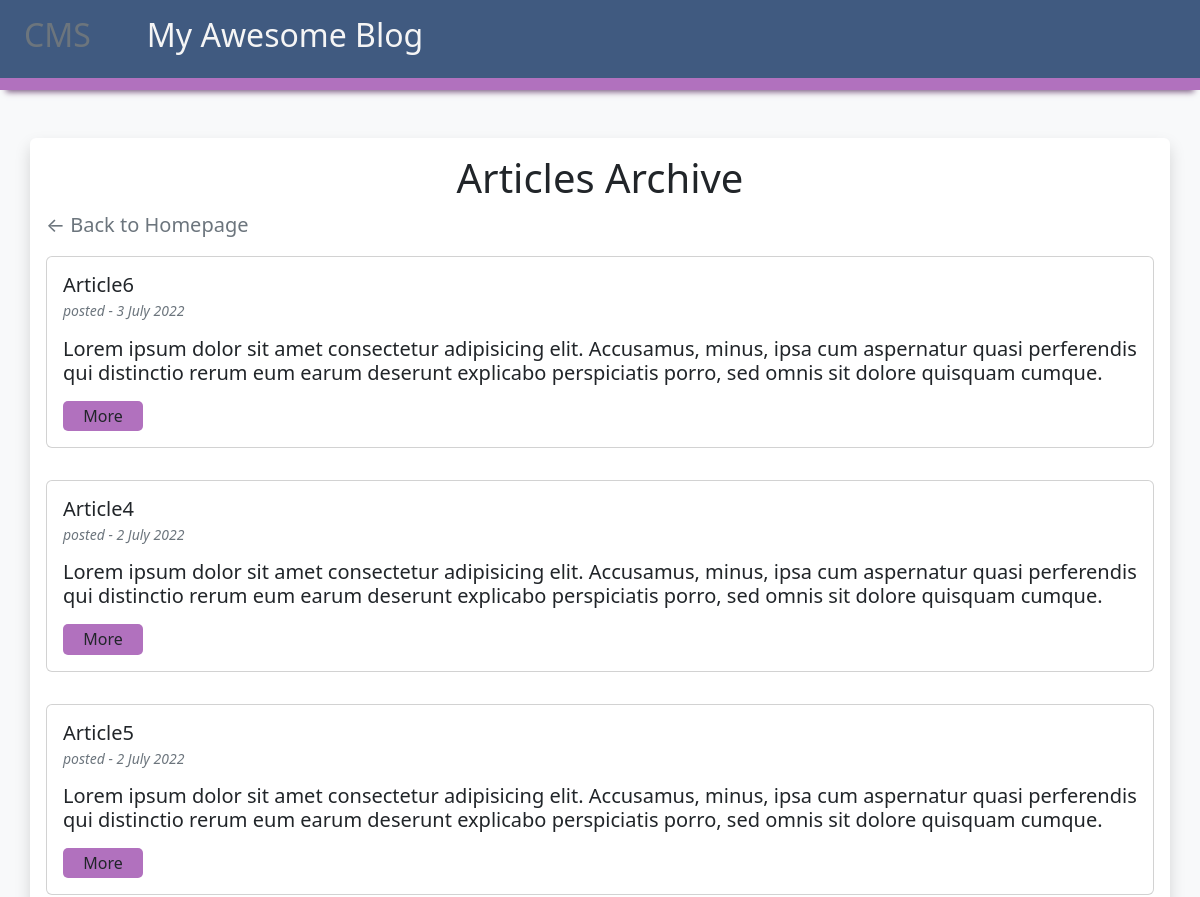
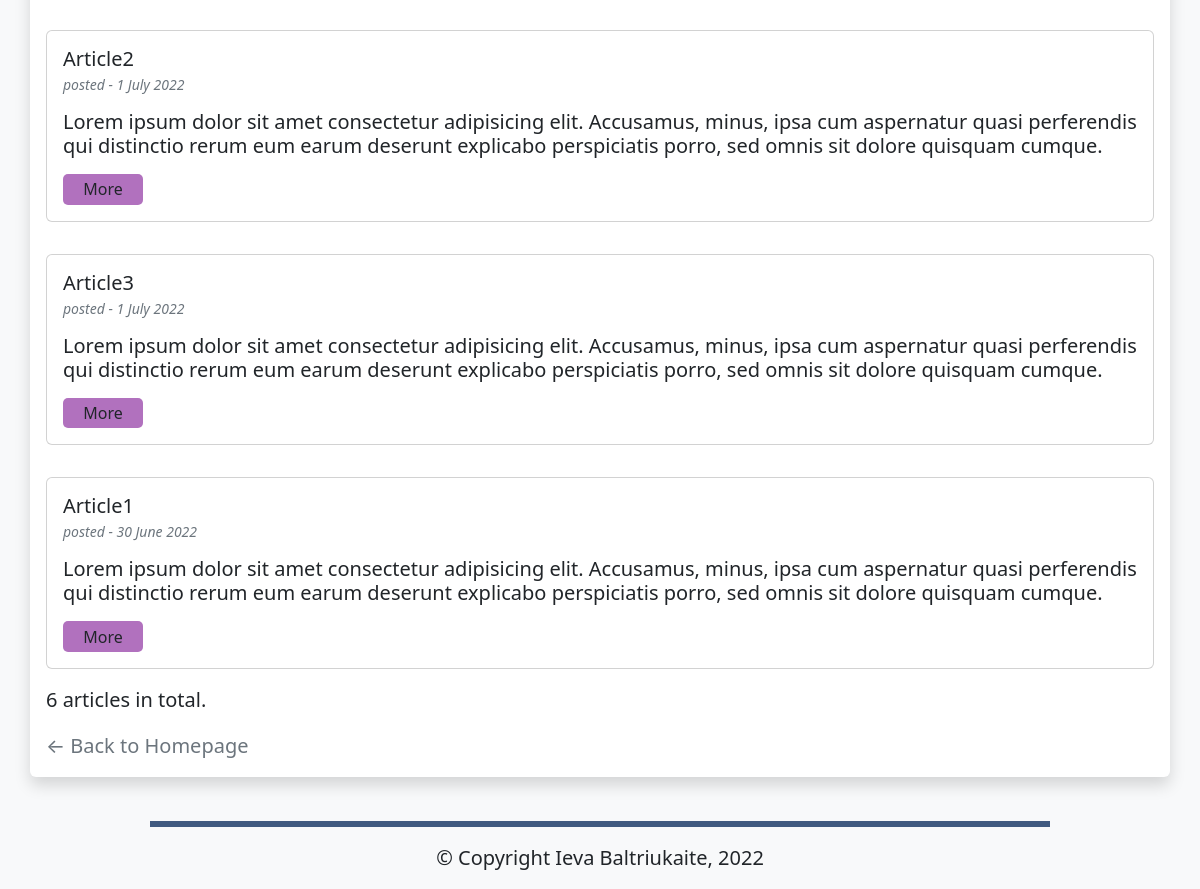
Screenshot of /?action=archive with the database file from the repository (2 pictures, top to bottom).
### tables this page shows
CREATE TABLE `articles` (
  `id` int(11) NOT NULL AUTO_INCREMENT,
  `title` varchar(255) DEFAULT NULL,
  `summary` text DEFAULT NULL,
  `content` text DEFAULT NULL,
  `publicationDate` date DEFAULT NULL,
  PRIMARY KEY (`id`)
);

### classes/Article.php (called while the page is built, shortened)
<?php
class Article {
  public function __construct( $data=array() ) {
    if ( isset( $data['id'] ) ) $this->id = (int) $data['id'];
    if ( isset( $data['title'] ) ) $this->title = $data['title'];
    if ( isset( $data['summary'] ) ) $this->summary = $data['summary'];
    if ( isset( $data['publicationDate'] ) ) $this->publicationDate = (int) $data['publicationDate'];
  }
  public static function getList( $numRows=1000000 ) {
    $conn = new PDO( DB_DSN, DB_USERNAME, DB_PASSWORD );
    $sql = "SELECT SQL_CALC_FOUND_ROWS *, UNIX_TIMESTAMP(publicationDate) AS publicationDate FROM articles
    ORDER BY publicationDate
    DESC LIMIT :numRows";
    $st = $conn->prepare( $sql );
    $st->bindValue( ":numRows", $numRows, PDO::PARAM_INT );
    $st->execute();
    $list = array();
    while ( $row = $st->fetch() ) {
      $article = new Article( $row );
      $list[] = $article;
    }
    $sql = "SELECT FOUND_ROWS() AS totalRows";
    $totalRows = $conn->query( $sql )->fetch();
    return ( array ( "results" => $list, "totalRows" => $totalRows[0] ) );
  }
}
?>

### templates/archive.php (the view)
<?php
require_once 'templates/includes/header.php' ?>
<div
    class="wrapper container d-flex flex-column justify-content-center align-items-center shadow p-3 mt-5 bg-body rounded">
    <h1>Articles Archive</h1>
    <a class="align-self-start text-decoration-none text-secondary fs-5" href="./">&larr; Back to Homepage</a>
    <?php foreach ($results['articles'] as $article ) { ?>
    <div class="card w-100 m-3">
        <div class="card-body">
            <h5 class="card-title"><?php echo $article->title?></h5>
            <h6 class="card-subtitle mb-2 text-muted"><small class="fst-italic"> posted -
                    <?php echo date('j F Y', $article->publicationDate)?>
                </small></h6>
            <p class="card-text"><?php echo $article->summary?></p>
            <a class="more-btn d-block me-auto text-decoration-none text-dark text-center"
                href=".?action=viewArticle&amp;articleId=<?php echo $article->id?>">More</a>
        </div>
    </div>
    <?php } ?>
    <div class="fs-5 align-self-start">
        <p><?php echo $results['totalRows']?> article<?php echo ( $results['totalRows'] != 1 ) ? 's' : '' ?> in total.
        </p>
        <a class="text-decoration-none text-secondary" href="./">&larr; Back to Homepage</a>
    </div>
</div>
<?php
require_once 'templates/includes/footer.php' ?>

### index.php (shortened to what this page needs)
<?php
$action = isset( $_GET['action'] ) ? $_GET['action'] : "";
switch ( $action ) {
  case 'archive':
    archive();
    break;
}
function archive() {
  $results = array();
  $data = Article::getList();
  $results['articles'] = $data['results'];
  $results['totalRows'] = $data['totalRows'];
  $results['pageTitle'] = "Article Archive";
  require( TEMPLATE_PATH . "/archive.php" );
}
?>

### templates/includes/header.php (shortened to what this page needs)
<!DOCTYPE html>
<html lang="en">
<head>
    <link rel="stylesheet" href="assets/style.css">
    <link rel="stylesheet" href="../../assets/style.css">
    <link rel="stylesheet" href="../assets/style.css">
    <link href="https://cdn.jsdelivr.net/npm/bootstrap@5.2.0-beta1/dist/css/bootstrap.min.css" rel="stylesheet"
>
    <link rel="stylesheet" href="https://cdnjs.cloudflare.com/ajax/libs/font-awesome/6.1.1/css/all.min.css"
 />
</head>
<body class="bg-light">
    <div class="website-nav d-flex fs-5 justify-content-start container-fluid p-3">
        <h2 class="text-secondary mx-2">CMS</h2>
        <h2 class="mx-5">My Awesome Blog</h2>
    </div>

### templates/includes/footer.php (shortened to what this page needs)
<footer class="fs-5 fixed-bottom text-center bg-light pb-3">
    <div class="footer-line pt-3 w-75 mx-auto"></div>
    &copy; Copyright Ieva Baltriukaite,
</footer>
</body>
</html>

### assets/style.css (style rules this page uses)
.website-nav { background-color: #405a80; color: whitesmoke; box-shadow: 0 8px 6px -6px #7d5c84; border-bottom: 0.8rem solid #b171be; }
.wrapper { margin-bottom: 7rem; }
.more-btn { background: #b171be; border-radius: 5px; width: 5rem; padding: 0.2rem 0.3rem; }
.footer-line { border-top: 0.4rem solid #405a80; }

### rows the page displays
articles: title "Article6", publicationDate "3 July 2022", summary "Lorem ipsum dolor sit amet consectetur adipisicing elit. Accusamus, minus, ipsa cum aspernatur quasi perferendis qui distinctio rerum eum earum deserunt explicabo perspiciatis porro, sed omnis sit dolore quisquam cumque."
articles: title "Article4", publicationDate "2 July 2022", summary "Lorem ipsum dolor sit amet consectetur adipisicing elit. Accusamus, minus, ipsa cum aspernatur quasi perferendis qui distinctio rerum eum earum deserunt explicabo perspiciatis porro, sed omnis sit dolore quisquam cumque."
articles: title "Article5", publicationDate "2 July 2022", summary "Lorem ipsum dolor sit amet consectetur adipisicing elit. Accusamus, minus, ipsa cum aspernatur quasi perferendis qui distinctio rerum eum earum deserunt explicabo perspiciatis porro, sed omnis sit dolore quisquam cumque."
articles: title "Article2", publicationDate "1 July 2022", summary "Lorem ipsum dolor sit amet consectetur adipisicing elit. Accusamus, minus, ipsa cum aspernatur quasi perferendis qui distinctio rerum eum earum deserunt explicabo perspiciatis porro, sed omnis sit dolore quisquam cumque."
articles: title "Article3", publicationDate "1 July 2022", summary "Lorem ipsum dolor sit amet consectetur adipisicing elit. Accusamus, minus, ipsa cum aspernatur quasi perferendis qui distinctio rerum eum earum deserunt explicabo perspiciatis porro, sed omnis sit dolore quisquam cumque."
articles: title "Article1", publicationDate "30 June 2022", summary "Lorem ipsum dolor sit amet consectetur adipisicing elit. Accusamus, minus, ipsa cum aspernatur quasi perferendis qui distinctio rerum eum earum deserunt explicabo perspiciatis porro, sed omnis sit dolore quisquam cumque."

### other values shown
$results['totalRows'] "6"
